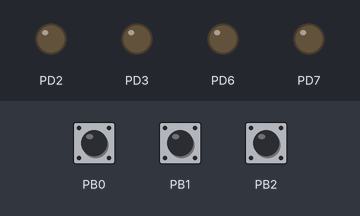
A program run on a simulated ATmega328P, built with avr-gcc and emulated at 16 MHz (the files do not name the chip). Shown: output pins drawn as LEDs (lit = HIGH). Dashed ring = blinking. Inputs (shaded band) come from the test bench; at power-on: PB0 HIGH, PB1 HIGH, PB2 HIGH.

Above: at 1.2 s.
1.3 s: PB0 pulled LOW for 0.15 s
At 2.4 s:
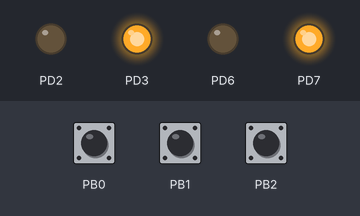
3.1 s: PB1 pulled LOW for 0.15 s
At 3.7 s:
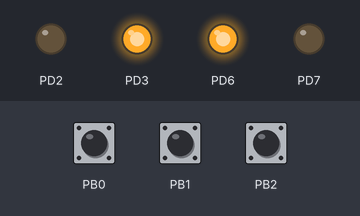
4.9 s: PB0 pulled LOW for 1 s
At 6.2 s:
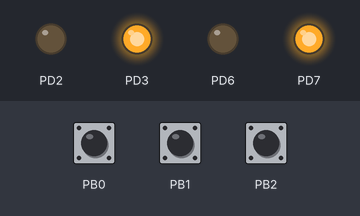
7.4 s: PB1 pulled LOW for 1 s
At 8.1 s:
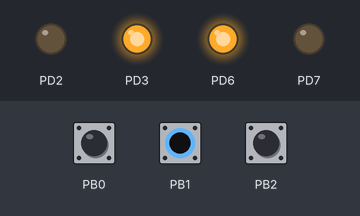
9.9 s: PB0 driven LOW and PB1 driven LOW
At 11.2 s:
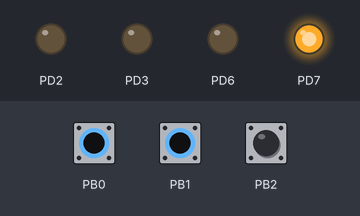
11.6 s: PB2 pulled LOW for 1 s
At 13.3 s:
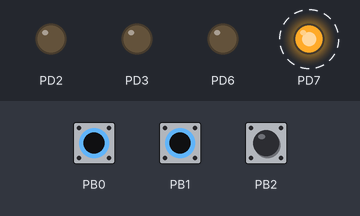
Timing chart, 0 to 14.8 s (numbered marks = the images above; inputs shaded):
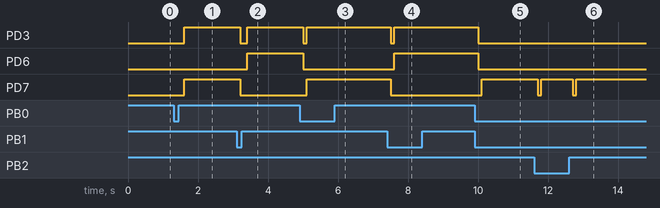

Measured:
- after the input at 1.3 s, PD3, PD7: LOW → HIGH after 0.30 s
- after the input at 3.1 s, PD3: HIGH → LOW after 0.10 s, → HIGH 0.20 s later; PD6: LOW → HIGH after 0.30 s; PD7: HIGH → LOW after 0.10 s
- after the input at 4.9 s, PD3: HIGH → LOW after 0.10 s, → HIGH 0.10 s later; PD6: HIGH → LOW after 0.10 s; PD7: LOW → HIGH after 0.20 s
- after the input at 7.4 s, PD3: HIGH → LOW after 0.10 s, → HIGH 0.10 s later; PD6: LOW → HIGH after 0.20 s; PD7: HIGH → LOW after 0.10 s
- after the input at 9.9 s, PD3, PD6: HIGH → LOW after 0.10 s; PD7: LOW → HIGH after 0.20 s
- after the input at 11.6 s, PD7: alternates HIGH for 0.90 s and LOW for 0.10 s, 4 changes in all, then stays HIGH, starting after 0.10 s

The program:

main.cpp
```cpp
/*
//todo en la interrupcion
#define F_CPU 16000000UL
#include <avr/io.h>
#include <util/delay.h>
#include <avr/interrupt.h>

char A = 0;
char B = 0;
char C = 0;
char D = 0;
char E = 0;
char F = 0;

void config_PCI(void) {
    PCICR |= 0x01; // interrupciones en el puerto b
    PCMSK0 |= 0x01; // utilizar b0
    DDRB &= ~0x01;
    PORTB |= 0x01;

    PCMSK0 |= 0x02;// utilizar b1
    DDRB &= ~0x02;
    PORTB |= 0x02;

    PCMSK0 |= 0x04; // utilizar b2
    DDRB &= ~0x04;
    PORTB |= 0x04;
}

ISR(PCINT0_vect) {
    _delay_ms(100);

    //  boton1 + boton2
    if (!(PINB & 0x02) && !(PINB & 0x01)) {
        PORTD &= ~0x0C;
        PORTD &= ~0xC0;
        _delay_ms(100);
        PORTD |= 0x80;
        PORTD &= ~0x40;
        A = 1;
        B = C = D = E = F = 0;
    }

    // b1
    else if (!(PINB & 0x02)) {
        PORTD &= ~0x0C;
        PORTD &= ~0xC0;
        _delay_ms(100);
        PORTD |= 0x40;
        PORTD |= 0x08;
        PORTD &= ~0x80;
        PORTD &= ~0x04;
        E = 1;
        A = B = C = D = F = 0;
    }

    // b0 b2
    else if (!(PINB & 0x01) && !(PINB & 0x04)) {
        PORTD &= ~0x0C;
        PORTD &= ~0xC0;
        _delay_ms(100);
        PORTD |= 0x04;
        PORTD &= ~0x08;
        B = 1;
        A = C = D = E = F = 0;
    }

    // b0
    else if (!(PINB & 0x01)) {
        PORTD &= ~0x0C;
        PORTD &= ~0xC0;
        _delay_ms(100);
        PORTD |= 0x08;
        PORTD |= 0x80;
        F = 1;
        A = B = C = D = E = 0;
    }

    // b1 b2
    else if (!(PINB & 0x02) && !(PINB & 0x04)) {
        PORTD &= ~0x0C;
        PORTD &= ~0xC0;
        _delay_ms(100);
        PORTD |= 0x80;
        PORTD |= 0x04;
        D = 1;
        A = B = C = E = F = 0;
    }

    // b2
    else if (!(PINB & 0x04)) {
        PORTD &= ~0x0C;
        PORTD &= ~0xC0;
        _delay_ms(100);
        C = 1;
        A = B = D = E = F = 0;
    }
}

int main(void) {
    DDRD |= 0xC0; // motor1
    PORTD &= ~0xC0;

    DDRD |= 0x0C; //motor2
    PORTD &= ~0x0C;

    config_PCI();
    sei();

    while (1) {

    }
}

*/

#define F_CPU 16000000UL
#include <avr/io.h>
#include <util/delay.h>
#include <avr/interrupt.h>

char A = 0;
char B = 0;
char C = 0;
char D = 0;
char E = 0;
char F = 0;

void config_PCI(void) {
    PCICR |= 0x01; // habilita interrupciones en el puerto B
    PCMSK0 |= 0x01; // B0
    DDRB &= ~0x01;
    PORTB |= 0x01;

    PCMSK0 |= 0x02; // B1
    DDRB &= ~0x02;
    PORTB |= 0x02;

    PCMSK0 |= 0x04; // B2
    DDRB &= ~0x04;
    PORTB |= 0x04;
}

ISR(PCINT0_vect) {
    _delay_ms(100); // antirrebote

    if (!(PINB & 0x02) && !(PINB & 0x01)) { // B1 + B0
        A = 1;
        B = C = D = E = F = 0;
    }
    else if (!(PINB & 0x01) && !(PINB & 0x04)) { // B0 + B2
        B = 1;
        A = C = D = E = F = 0;
    }
    else if (!(PINB & 0x02) && !(PINB & 0x04)) { // B1 + B2
        D = 1;
        A = B = C = E = F = 0;
    }
    else if (!(PINB & 0x02)) { // solo B1
        E = 1;
        A = B = C = D = F = 0;
    }
    else if (!(PINB & 0x01)) { // solo B0
        F = 1;
        A = B = C = D = E = 0;
    }
    else if (!(PINB & 0x04)) { // solo B2
        C = 1;
        A = B = D = E = F = 0;
    }
}

int main(void) {
    DDRD |= 0xC0; // motor1: PD6 y PD7
    PORTD &= ~0xC0;

    DDRD |= 0x0C; // motor2: PD2 y PD3
    PORTD &= ~0x0C;

    config_PCI();
    sei(); // habilita interrupciones globales

    while (1) {
        if (A == 1) {
            PORTD &= ~0x0C; // apaga motor2
            PORTD &= ~0xC0; // apaga motor1
            _delay_ms(100);
            PORTD |= 0x80; // motor1 adelante
            PORTD &= ~0x40; // motor1: solo PD7 activo
            A = 0;
        }
        else if (E == 1) {
            PORTD &= ~0x0C;
            PORTD &= ~0xC0;
            _delay_ms(100);
            PORTD |= 0x40; // motor1 atrás
            PORTD |= 0x08; // motor2 adelante
            E = 0;
        }
        else if (B == 1) {
            PORTD &= ~0x0C;
            PORTD &= ~0xC0;
            _delay_ms(100);
            PORTD |= 0x04; // motor2 atrás
            PORTD &= ~0x08;
            B = 0;
        }
        else if (F == 1) {
            PORTD &= ~0x0C;
            PORTD &= ~0xC0;
            _delay_ms(100);
            PORTD |= 0x08; // motor2 adelante
            PORTD |= 0x80; // motor1 adelante
            F = 0;
        }
        else if (D == 1) {
            PORTD &= ~0x0C;
            PORTD &= ~0xC0;
            _delay_ms(100);
            PORTD |= 0x80; // motor1 adelante
            PORTD |= 0x04; // motor2 atrás
            D = 0;
        }
        else if (C == 1) {
            PORTD &= ~0x0C; // apaga motor2
            PORTD &= ~0xC0; // apaga motor1
            _delay_ms(100);
            C = 0;
        }
    }
}
```
